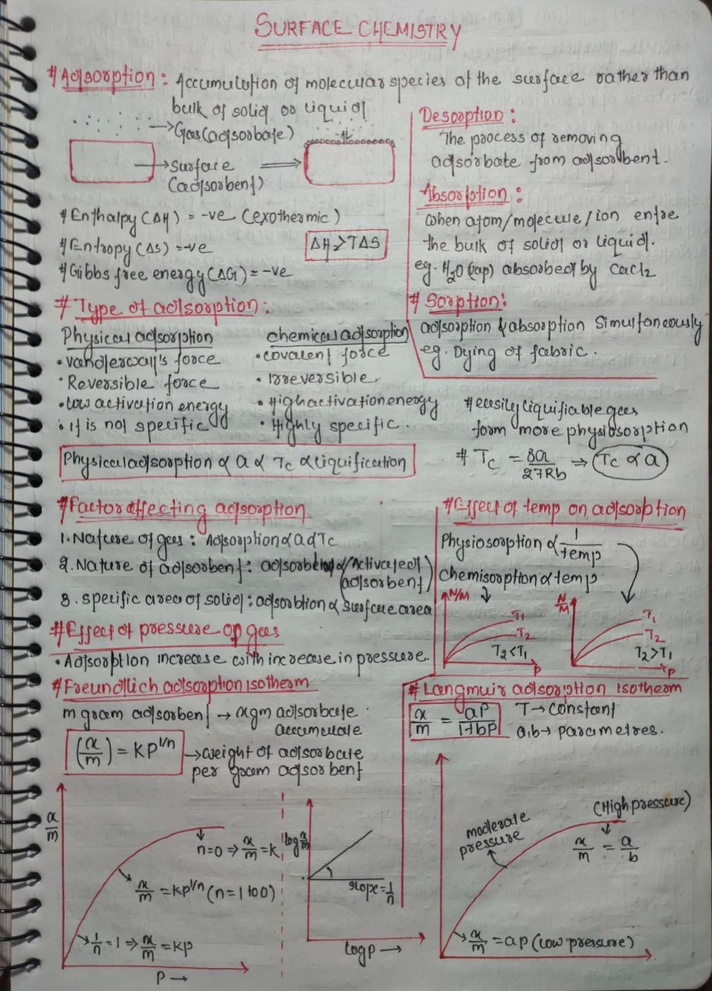
#> input picture input/image 1.jpeg, 712 x 991 px, shrunk from 1150 x 1600 before the run
$ python -i layout_detector.py   (imports and definitions only)
#> lines starting #> are read from the running program, lines starting #| are printed output that depends on the picture; after the words box and inside, x2 and y2 are one past the last pixel; in counts of white or black regions, pixels touching at a corner belong together
import cv2
import numpy as np
from PIL import Image
from typing import List, Tuple, Optional


class LayoutDetector:
    def __init__(self, min_line_length: int = 100, line_threshold: int = 50):
        """
        Initialize the layout detector.

        Args:
            min_line_length: Minimum length for a line to be considered a divider
            line_threshold: Threshold for line detection sensitivity
        """
        self.min_line_length = min_line_length
        self.line_threshold = line_threshold

    def preprocess_image(self, image: np.ndarray) -> np.ndarray:
        """
        Preprocess image for better layout detection.

        Args:
            image: Input image as numpy array (BGR or RGB)

        Returns:
            Preprocessed grayscale image
        """
        # Convert to grayscale if needed
        if len(image.shape) == 3:
            gray = cv2.cvtColor(image, cv2.COLOR_BGR2GRAY)
        else:
            gray = image.copy()

        # Apply Gaussian blur to reduce noise
        blurred = cv2.GaussianBlur(gray, (5, 5), 0)

        # Apply adaptive thresholding for better binarization
        binary = cv2.adaptiveThreshold(
            blurred, 255, cv2.ADAPTIVE_THRESH_GAUSSIAN_C,
            cv2.THRESH_BINARY_INV, 11, 2
        )

        return binary

    def detect_lines(self, image: np.ndarray) -> Tuple[List[Tuple], List[Tuple]]:
        """
        Detect horizontal and vertical lines in the image.

        Args:
            image: Input image as numpy array

        Returns:
            Tuple of (vertical_lines, horizontal_lines)
        """
        binary = self.preprocess_image(image)
        height, width = binary.shape[:2]

        # Detect vertical lines
        vertical_kernel = cv2.getStructuringElement(cv2.MORPH_RECT, (1, height // 10))
        vertical = cv2.morphologyEx(binary, cv2.MORPH_OPEN, vertical_kernel)
        vertical_lines = cv2.HoughLinesP(
            vertical, 1, np.pi/180, self.line_threshold,
            minLineLength=self.min_line_length, maxLineGap=20
        )

        # Detect horizontal lines
        horizontal_kernel = cv2.getStructuringElement(cv2.MORPH_RECT, (width // 10, 1))
        horizontal = cv2.morphologyEx(binary, cv2.MORPH_OPEN, horizontal_kernel)
        horizontal_lines = cv2.HoughLinesP(
            horizontal, 1, np.pi/180, self.line_threshold,
            minLineLength=self.min_line_length, maxLineGap=20
        )

        v_lines = vertical_lines.tolist() if vertical_lines is not None else []
        h_lines = horizontal_lines.tolist() if horizontal_lines is not None else []

        return v_lines, h_lines

    def detect_columns(self, image: np.ndarray) -> List[Tuple[int, int, int, int]]:
        """
        Detect column regions in the image.

        Args:
            image: Input image as numpy array

        Returns:
            List of column bounding boxes as (x, y, width, height)
        """
        height, width = image.shape[:2]
        v_lines, h_lines = self.detect_lines(image)

        # Find significant vertical dividers (lines that span most of the height)
        significant_v_lines = []
        for line in v_lines:
            x1, y1, x2, y2 = line[0]
            line_height = abs(y2 - y1)
            if line_height > height * 0.3:  # Line spans at least 30% of image height
                x_pos = (x1 + x2) // 2
                significant_v_lines.append(x_pos)

        # Remove duplicate/close lines
        significant_v_lines = sorted(set(significant_v_lines))
        filtered_v_lines = []
        for x in significant_v_lines:
            if not filtered_v_lines or x - filtered_v_lines[-1] > width * 0.1:
                filtered_v_lines.append(x)

        # Create column regions
        columns = []
        if filtered_v_lines:
            # Add left margin
            prev_x = 0
            for x in filtered_v_lines:
                if x - prev_x > width * 0.1:  # Minimum column width
                    columns.append((prev_x, 0, x - prev_x, height))
                prev_x = x
            # Add right column
            if width - prev_x > width * 0.1:
                columns.append((prev_x, 0, width - prev_x, height))
        else:
            # No clear column dividers - try to detect based on content density
            columns = self._detect_columns_by_density(image)

        # If still no columns detected, assume single column or split in middle
        if not columns:
            # Check if image is wide enough for 2 columns
            if width > height * 0.8:  # Landscape-ish or square
                mid = width // 2
                columns = [
                    (0, 0, mid, height),
                    (mid, 0, width - mid, height)
                ]
            else:
                columns = [(0, 0, width, height)]

        return columns

    # [103 lines left out: functions _detect_columns_by_density, get_reading_order_regions, load_image, pil_to_cv2, not called in this run]

>>> import cv2
>>> picture = cv2.imread('../input/image 1.jpeg')
#> picture is the input picture: shape (991, 712, 3); mean B, G, R 154, 157.8, 158.7
>>> result = LayoutDetector().detect_columns(picture)
#> in preprocess_image, `gray = cv2.cvtColor(image, cv2.COLOR_BGR2GRAY)`:
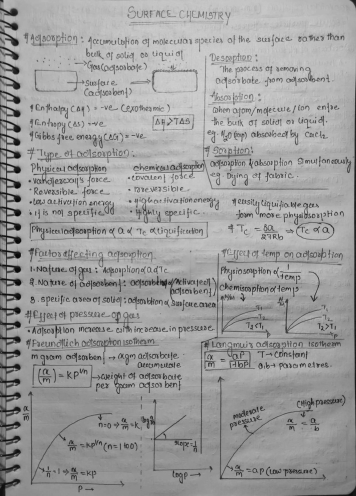
#> gray: shape (991, 712) (shown at 1/2 size); min 1, max 217, mean 157.6
#> in preprocess_image, `binary = cv2.adaptiveThreshold( blurred, 255, cv2.ADAPTIVE_THRESH_GAUS..`:
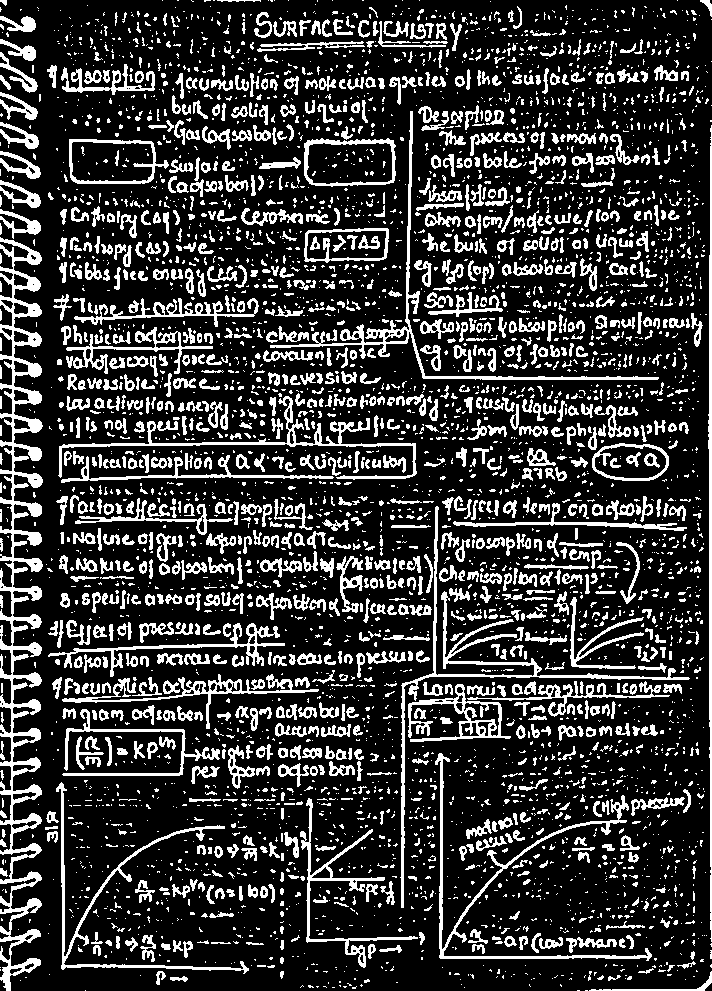
#> binary: shape (991, 712); 21.5% white; 4586 white regions (3334 under 20 px), largest, box (x1, y1, x2, y2) and area: (0, 237, 43, 991) 10694, (400, 506, 690, 908) 3294, (270, 111, 659, 380) 2798
#> in detect_lines, `vertical = cv2.morphologyEx(binary, cv2.MORPH_OPEN, vertical_kernel)`:
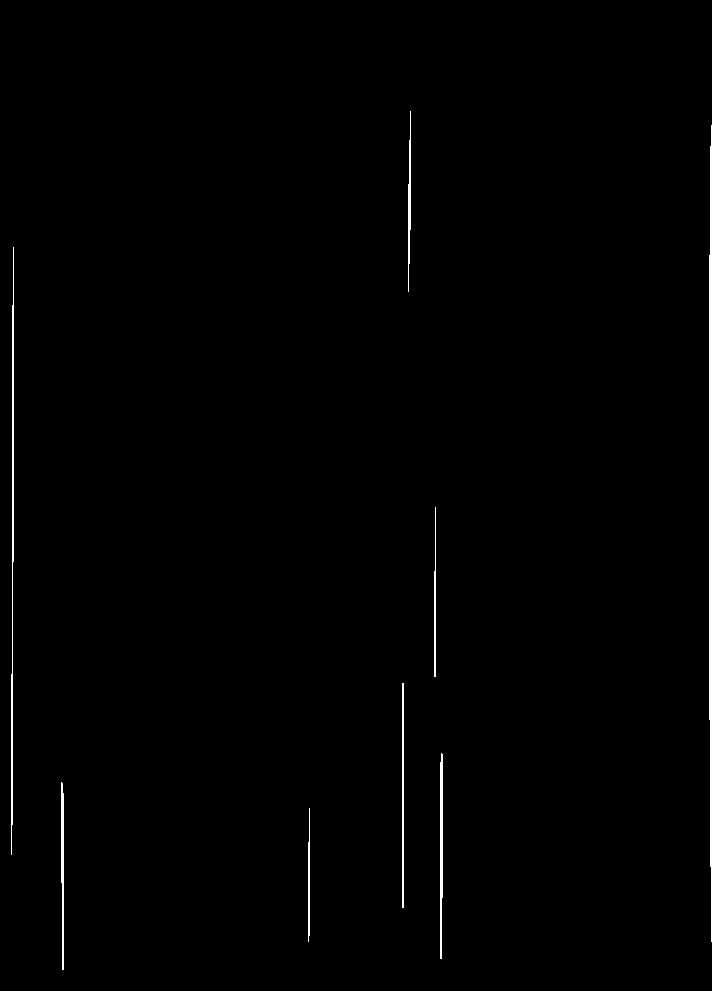
#> vertical: shape (991, 712); 0.76% white; 8 white regions, largest, box (x1, y1, x2, y2) and area: (709, 125, 712, 942) 2003, (11, 247, 14, 855) 1016, (440, 753, 443, 959) 547
#> in detect_lines, `vertical_lines = cv2.HoughLinesP( vertical, 1, np.pi/180, self.line_th..`: vertical_lines = 19 rows, first 6: [711, 941, 711, 125], [710, 866, 710, 146], [12, 824, 12, 305], [709, 719, 709, 255], [13, 561, 13, 247], [441, 958, 441, 753]
#> in detect_lines, `horizontal = cv2.morphologyEx(binary, cv2.MORPH_OPEN, horizontal_kernel)`:
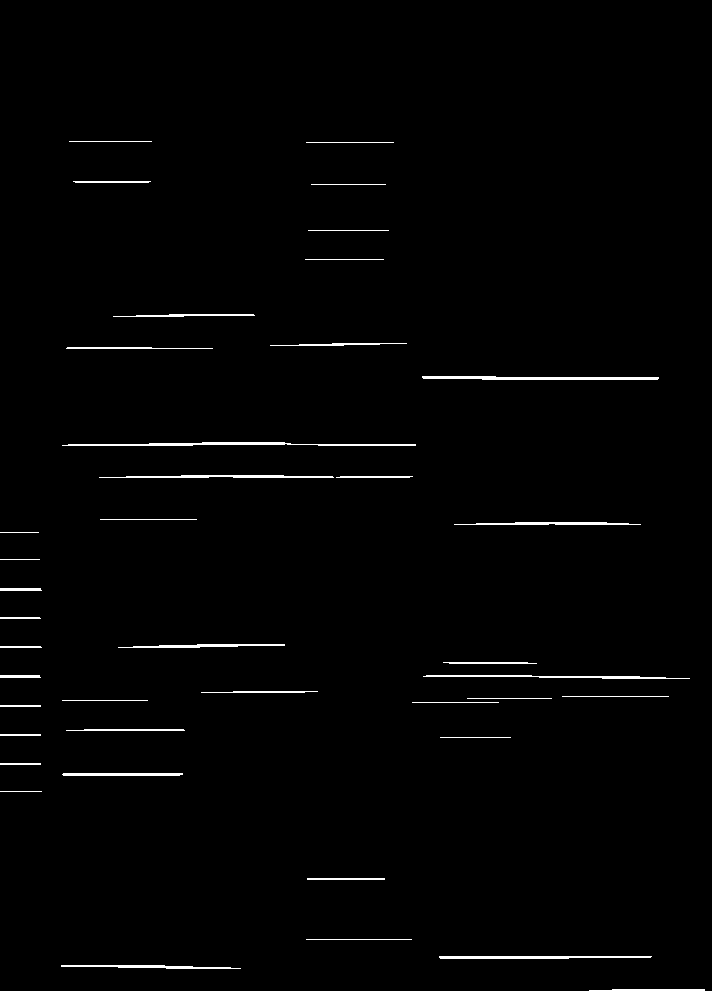
#> horizontal: shape (991, 712); 1.2% white in thin lines or dots, all inside (x1, y1, x2, y2) = (0, 141, 705, 991)
#> in detect_lines, `horizontal_lines = cv2.HoughLinesP( horizontal, 1, np.pi/180, self.lin..`: horizontal_lines = 29 rows, first 6: [68, 444, 415, 444], [126, 476, 412, 476], [233, 477, 409, 477], [423, 676, 639, 676], [501, 958, 651, 956], [508, 379, 658, 377]
#> in detect_lines, `v_lines = vertical_lines.tolist() if vertical_lines is not None else []`: v_lines = 19 items
#> in detect_lines, `h_lines = horizontal_lines.tolist() if horizontal_lines is not None el..`: h_lines = 29 items
#> in detect_columns, `v_lines, h_lines = self.detect_lines(image)`: v_lines = 19 items; h_lines = 29 items
#> the loop in detect_columns, `for line in v_lines:` made 19 passes
#> (x1, y1, x2, y2, line_height, x_pos) on passes 1 to 5: (711, 941, 711, 125, 816, 711), (710, 866, 710, 146, 720, 710), (12, 824, 12, 305, 519, 12), (709, 719, 709, 255, 464, 709), (13, 561, 13, 247, 314, 13)
#> after the loop in detect_columns, `for line in v_lines:`: significant_v_lines = [711, 710, 12, 709, 13]
#> in detect_columns, `significant_v_lines = sorted(set(significant_v_lines))`: significant_v_lines = [12, 13, 709, 710, 711]
#> the loop in detect_columns, `for x in significant_v_lines:` made 5 passes
#> x on passes 1 to 5: 12, 13, 709, 710, 711
#> after the loop in detect_columns, `for x in significant_v_lines:`: filtered_v_lines = [12, 709]
#> the loop in detect_columns, `for x in filtered_v_lines:` made 2 passes
#> (x, prev_x) on passes 1 to 2: (12, 12), (709, 709)
#> after the loop in detect_columns, `for x in filtered_v_lines:`: columns = [(12, 0, 697, 991)]
#> result = [(12, 0, 697, 991)]

$ run again, on input/image 2.jpeg
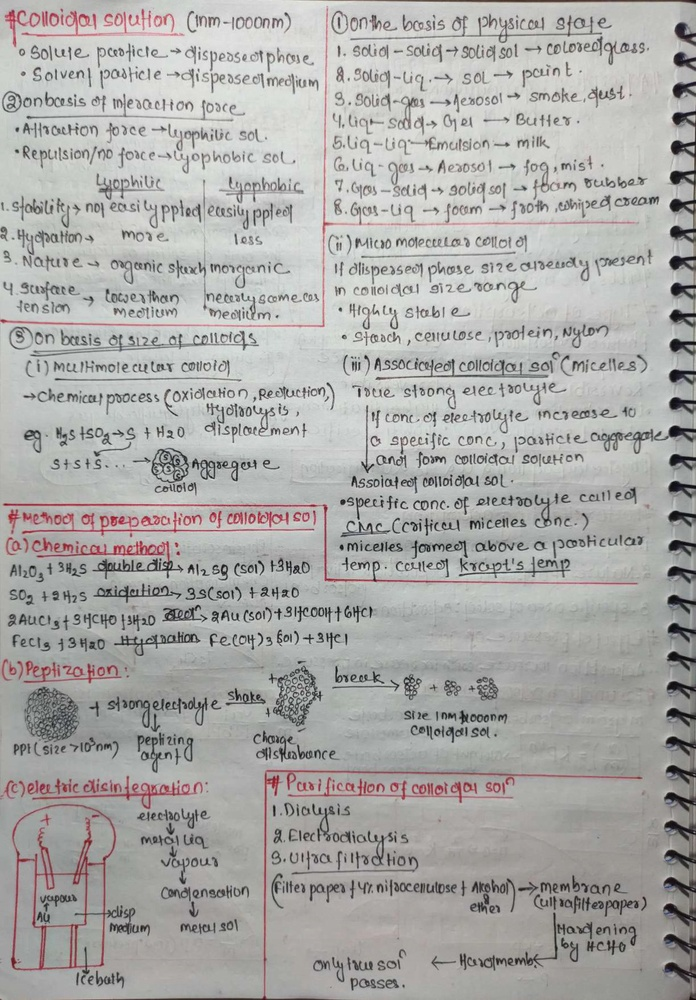
#> input picture input/image 2.jpeg, 696 x 1000 px, shrunk from 1114 x 1600 before the run
#> picture is the input picture: shape (1000, 696, 3); mean B, G, R 168.8, 170.9, 171.6
#> in preprocess_image, `binary = cv2.adaptiveThreshold( blurred, 255, cv2.ADAPTIVE_THRESH_GAUS..`:
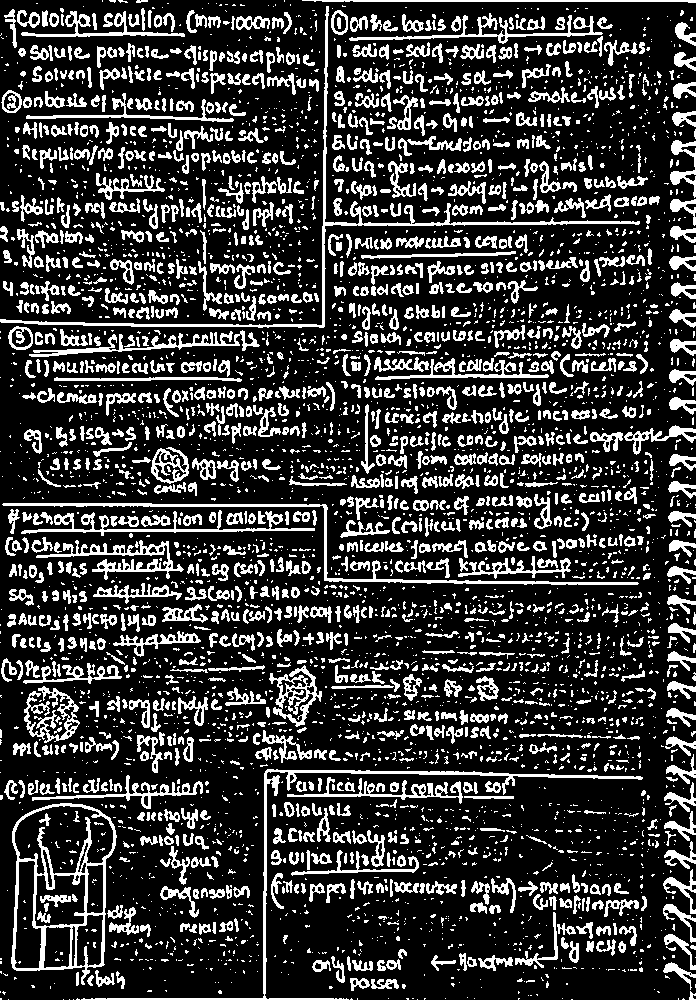
#> binary: shape (1000, 696); 22.2% white; 4529 white regions (3095 under 20 px), largest, box (x1, y1, x2, y2) and area: (11, 803, 117, 985) 3474, (0, 6, 640, 328) 3140, (81, 769, 643, 1000) 2685
#> vertical: shape (1000, 696); 0.22% white; 3 white regions, box (x1, y1, x2, y2) and area: (322, 7, 327, 329) 753, (263, 771, 267, 1000) 673, (103, 858, 104, 967) 109
#> vertical_lines = [[322, 294, 326, 9], [263, 994, 266, 792], [322, 328, 326, 81], [263, 963, 266, 771], [103, 966, 103, 858], [264, 999, 266, 883]]
#> in detect_lines, `horizontal = cv2.morphologyEx(binary, cv2.MORPH_OPEN, horizontal_kernel)`:
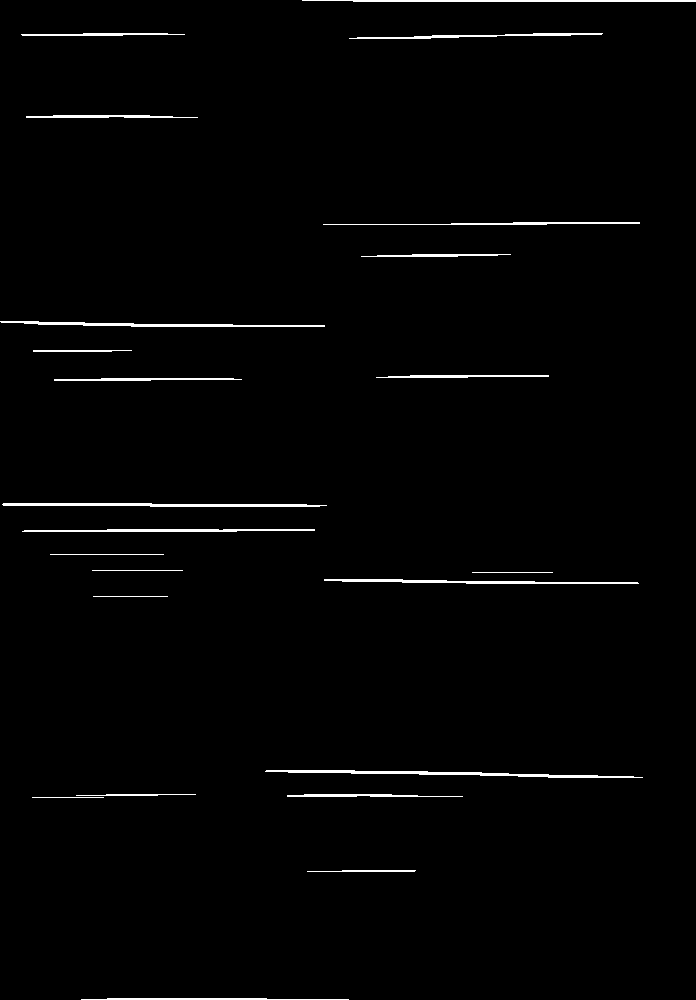
#> horizontal: shape (1000, 696); 1.4% white; 23 white regions, largest, box (x1, y1, x2, y2) and area: (265, 770, 643, 778) 1063, (2, 503, 327, 507) 948, (0, 321, 325, 327) 864
#> horizontal_lines = 38 rows, first 6: [266, 770, 633, 776], [302, 0, 695, 0], [353, 1, 695, 1], [3, 505, 326, 505], [81, 999, 348, 999], [265, 771, 642, 777]
#> in detect_lines, `v_lines = vertical_lines.tolist() if vertical_lines is not None else []`: v_lines = [[[322, 294, 326, 9]], [[263, 994, 266, 792]], [[322, 328, 326, 81]], [[263, 963, 266, 771]], [[103, 966, 103, 858]], [[264, 999, 266, 883]]]
#> in detect_lines, `h_lines = horizontal_lines.tolist() if horizontal_lines is not None el..`: h_lines = 38 items
#> the loop in detect_columns, `for line in v_lines:` made 6 passes
#> (x1, y1, x2, y2, line_height) on passes 1 to 6: (322, 294, 326, 9, 285), (263, 994, 266, 792, 202), (322, 328, 326, 81, 247), (263, 963, 266, 771, 192), (103, 966, 103, 858, 108), (264, 999, 266, 883, 116)
#> after the loop in detect_columns, `for line in v_lines:`: significant_v_lines = []
#> v_projection = 696 values, max 114240 at index 264, min 2805 at index 662, mean 56487.6
#> smoothed = 696 values, max 94605 at index 676, min 9552.7 at index 0, mean 56226.7
#> threshold = 16868
#> the loop in _detect_columns_by_density, `for i, val in enumerate(smoothed):` made 696 passes
#> after the loop in _detect_columns_by_density, `for i, val in enumerate(smoothed):`: in_valley = False; valley_center = 659; valley_start = 656; valley_width = 6; valleys = []
#> result = [(0, 0, 696, 1000)]
